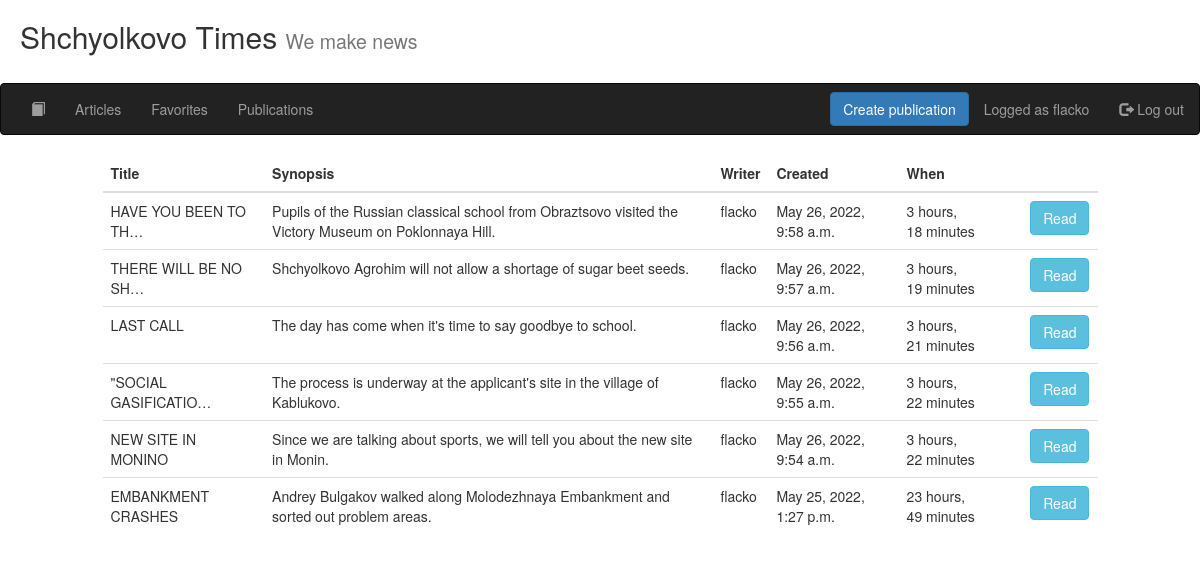
The app's page /news/publications/ (signed in) with its own data.
### news/models.py (models this page shows, shortened)
class Article(models.Model):
    title = models.CharField(("article title"), max_length=64, null=False)
    author = models.ForeignKey(User, verbose_name=(
        "article author"), on_delete=models.CASCADE, null=False)
    created = models.DateTimeField(
        "article datetime created", auto_now=False, auto_now_add=True)
    synopsis = models.CharField(
        "article synopsis", max_length=312, null=False)
    content = models.TextField("article content")

### news/views.py (the view)
# urls.py: path('publications/', views.render_publications, name='render_publications'),
def render_publications(request):
    form = AuthorizationForm(request.POST or None)
    if request.method == 'POST' and form.is_valid():
        if log_in(request, form):
            return redirect("render_publications")
    news_list = Article.objects.all().filter(author=request.user).order_by('-created')
    len_list = len(list((Article.objects.all().filter(author=request.user))))
    return render(request, "news/publications.html", locals())

### templates/news/publications.html (shortened to what this page needs)
{% extends 'base.html' %}
{% block content %}
    <div class="row">
        <div class="col-sm-1">
        </div>
        <div class="col-sm-10">
            {% if len_list > 0 %}
                <table class="table">
                    <thead>
                    <tr>
                        <th>Title</th>
                        <th>Synopsis</th>
                        <th>Writer</th>
                        <th>Created</th>
                        <th>When</th>
                        <th></th>
                    </tr>
                    </thead>
                    <tbody>
                    {% for item in news_list %}
                        <tr>
                            <td>{{ item.title|truncatechars:20 }}</td>
                            <td>{{ item.synopsis }}</td>
                            <td>{{ item.author }}</td>
                            <td>{{ item.created }}</td>
                            <td>{{ item.created|timesince }}</td>
                            <td>
                                <button type="button" class="btn btn-info"
                                        onclick="location.href='{% url "render_detail" item.pk %}'">
                                    Read
                                </button>
                            </td>
                        </tr>
                    {% endfor %}
                    </tbody>
                </table>
            {% else %}
                <h3>You don't have any publications</h3>
            {% endif %}
        </div>
        <div class="col-sm-1">
        </div>
    </div>
{% endblock content %}

### templates/nav.html
{% load static %}
<h2 style="margin-left: 20px">Shchyolkovo Times <small> We make news</small></h2>
<br>
<nav class="navbar navbar-inverse">
    <div class="container-fluid">
        <ul class="nav navbar-nav">
            <li><a href="{% url 'go_home' %}"><span class=" glyphicon glyphicon-book"></span></a></li>
            <li><a href="{% url 'render_articles' %}">Articles</a></li>
            {% if request.user.id == None %}
                <li><a href="{% url 'sign_up' %}">Register</a></li>
            {% else %}
                <li><a href="{% url 'render_favourites' %}">Favorites</a></li>
                <li><a href="{% url 'render_publications' %}">Publications</a></li>
            {% endif %}
        </ul>
        <ul class="nav navbar-nav navbar-right">
            {% if request.user.id == None %}
                <form method="POST" class="navbar-form navbar-right">
                {% csrf_token %}
                    <div class="form-group" style="margin-right: 5px">
                        {{ form.username_nav }}
                        {{ form.password_nav }}
                        <button type="submit" class="btn btn-default">Log In</button>
                    </div>
                </form>
            {% else %}
                <li><button class="btn btn-primary navbar-btn" onclick="location.href='{% url "add_article" %}'">Create publication</button></li>
                <li><p class="navbar-text">Logged as {{ request.user }}</p></li>
                <li><a href="{% url 'log_out' %}"><span class="glyphicon glyphicon-log-out"></span> Log out</a></li>
            {% endif %}
        </ul>
    </div>
</nav>

### records on screen
Article: title "HAVE YOU BEEN TO TH…", synopsis "Pupils of the Russian classical school from Obraztsovo visited the Victory Museum on Poklonnaya Hill.", author "flacko", created "May 26, 2022, 9:58 a.m.", created "3 hours, 18 minutes"
Article: title "THERE WILL BE NO SH…", synopsis "Shchyolkovo Agrohim will not allow a shortage of sugar beet seeds.", author "flacko", created "May 26, 2022, 9:57 a.m.", created "3 hours, 19 minutes"
Article: title "LAST CALL", synopsis "The day has come when it's time to say goodbye to school.", author "flacko", created "May 26, 2022, 9:56 a.m.", created "3 hours, 21 minutes"
Article: title "\"SOCIAL GASIFICATIO…", synopsis "The process is underway at the applicant's site in the village of Kablukovo.", author "flacko", created "May 26, 2022, 9:55 a.m.", created "3 hours, 22 minutes"
Article: title "NEW SITE IN MONINO", synopsis "Since we are talking about sports, we will tell you about the new site in Monin.", author "flacko", created "May 26, 2022, 9:54 a.m.", created "3 hours, 22 minutes"
Article: title "EMBANKMENT CRASHES", synopsis "Andrey Bulgakov walked along Molodezhnaya Embankment and sorted out problem areas.", author "flacko", created "May 25, 2022, 1:27 p.m.", created "23 hours, 49 minutes"

### other values on screen
{{ request.user }} "flacko"
